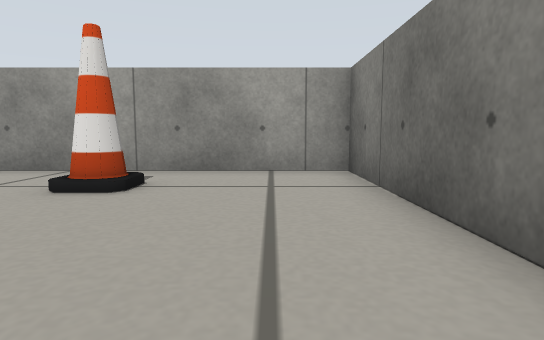
[1] (above)

17 first-person views from a walk through a robot-simulator world made for Gazebo. The camera is 0.19 m above the floor, tilts 6° down and sees 75° across. The floor is counted in squares, 0.25 m on a side. Each view is taken from the middle of a square. On the plan, view 1 faces up. The plan holds only what a view shows up to about 11 squares ahead; the rest is blank. Some surface patterns are stand-ins.

[2]
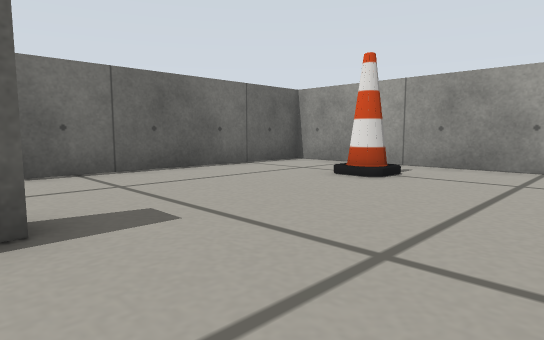

[3]
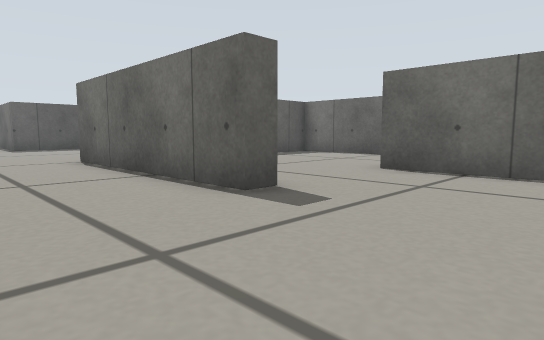

[4]
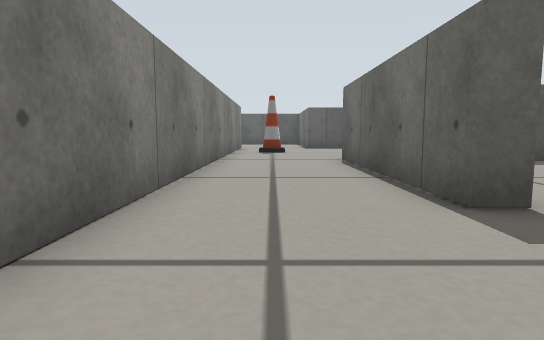

[5]
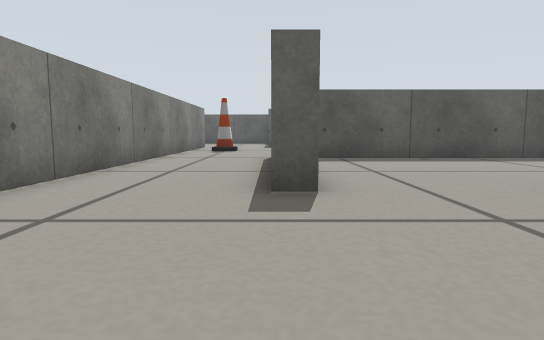

[6]
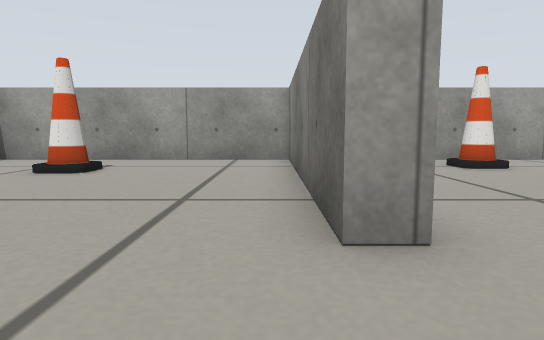

[7]
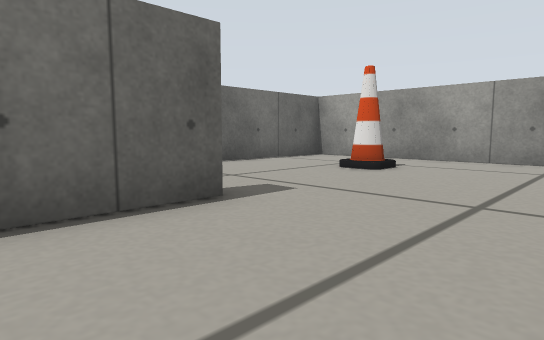

[8]
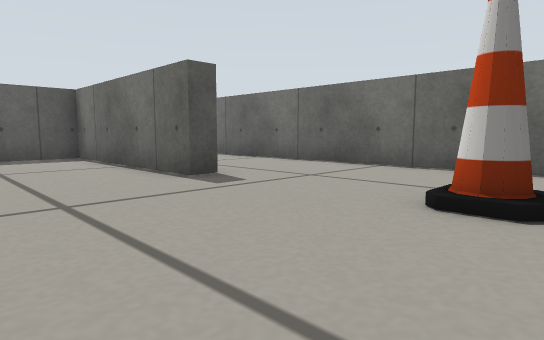

[9]
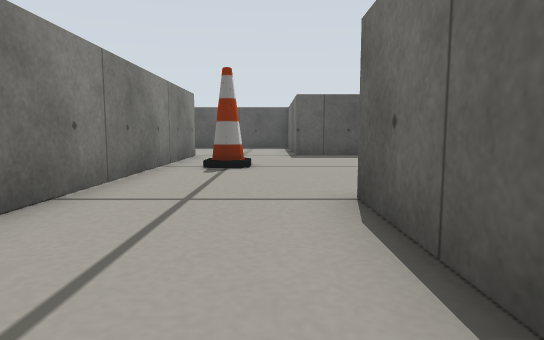

[10]
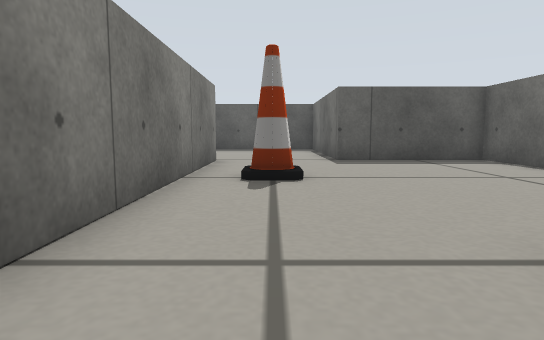

[11]
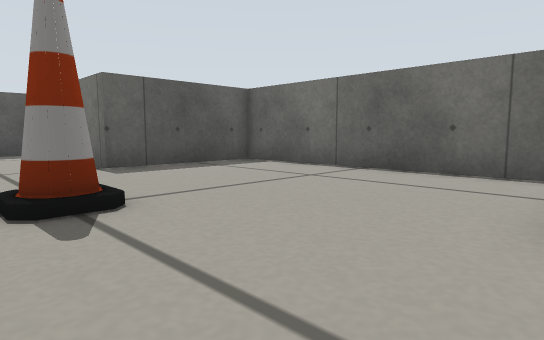

[12]
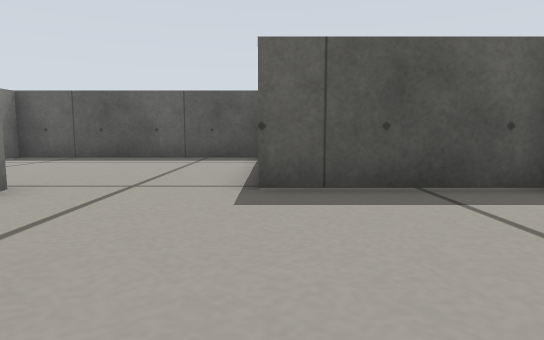

[13]
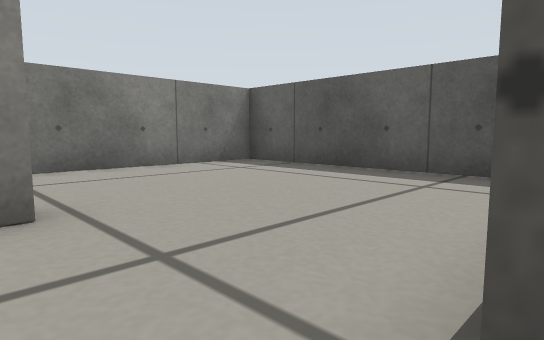

[14]
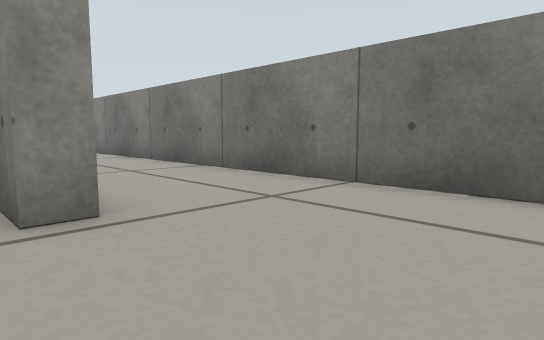

[15]
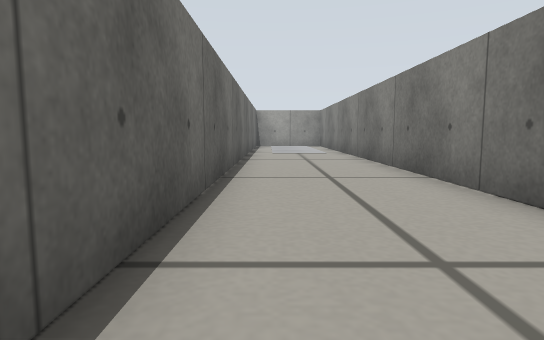

[16]
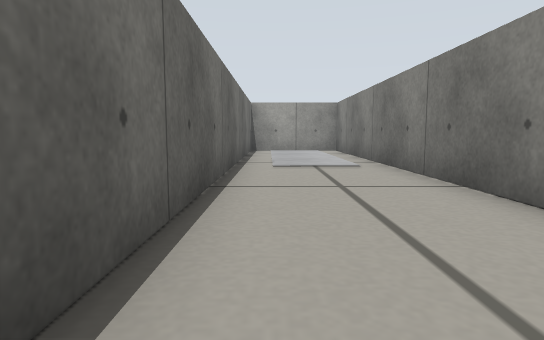

[17]
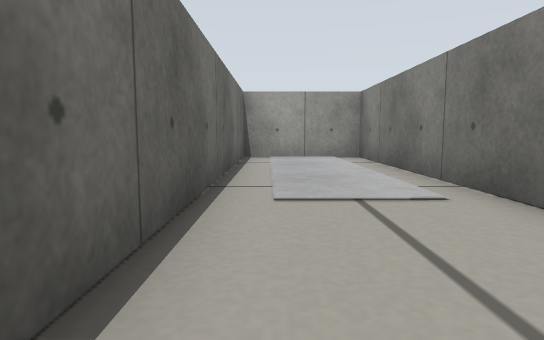

### Floor plan
Ten units are one square. View 1 is at (0, 0); x grows to the right and y downward. Boxes are objects, and circles mark ways between rooms. Rooms are numbered by the first view taken in them; rooms with no view inside come last. Other rooms are left out.
<svg viewBox="-152 -75 214 288">
<path fill="none" stroke="#000" d="M-26 5 -20 5 -20 71M15 85 15 -70 -59 -70 -59 7M-110 5 -104 5 -104 65 -34 65M-59 7 -65 7 -65 -70 -147 -70M-147 -51 -147 30M-59 79 -59 148 -18 148M15 147 15 85M21 147 15 147M-18 148 -18 161M-16 208 57 208 57 -70 21 -70 21 120"/>
<rect x="-35" y="-55" width="20" height="10" fill="#bbb"><title>cone</title></rect>
<rect x="-115" y="-45" width="10" height="10" fill="#bbb"><title>cone</title></rect>
<rect x="-5" y="105" width="10" height="10" fill="#bbb"><title>cone</title></rect>
<circle cx="-40" cy="7" r="3" fill="#2a7"/>
<circle cx="0" cy="77" r="3" fill="#2a7"/>
<circle cx="0" cy="150" r="3" fill="#2a7"/>
<text x="-10" y="-10">1</text>
<text x="-90" y="10">2</text>
<text x="-20" y="110">3</text>
<text x="30" y="90">4</text>
</svg>
Room 1 opens to room 2. Room 1 opens to room 3. Room 3 opens to room 4.

Where each view was taken, in squares from view 1:
view 1: 0 up, 0 right, facing up
view 2: 1 down, 1 right, facing up-left
view 3: 3 up, 1 right, facing down-left
view 4: 3 up, 0 right, facing down
view 5: 4 up, 2 left, facing down
view 6: 3 down, 7 left, facing up
view 7: 3 down, 7 left, facing up-left
view 8: 5 up, 7 left, facing down-left
view 9: 3 down, 1 left, facing down
view 10: 5 down, 0 right, facing down
view 11: 7 down, 1 right, facing down-left
view 12: 10 down, 2 left, facing down
view 13: 14 down, 2 left, facing down-right
view 14: 18 down, 1 right, facing up-right
view 15: 13 down, 3 right, facing up
view 16: 8 down, 3 right, facing up
view 17: 4 down, 3 right, facing up
